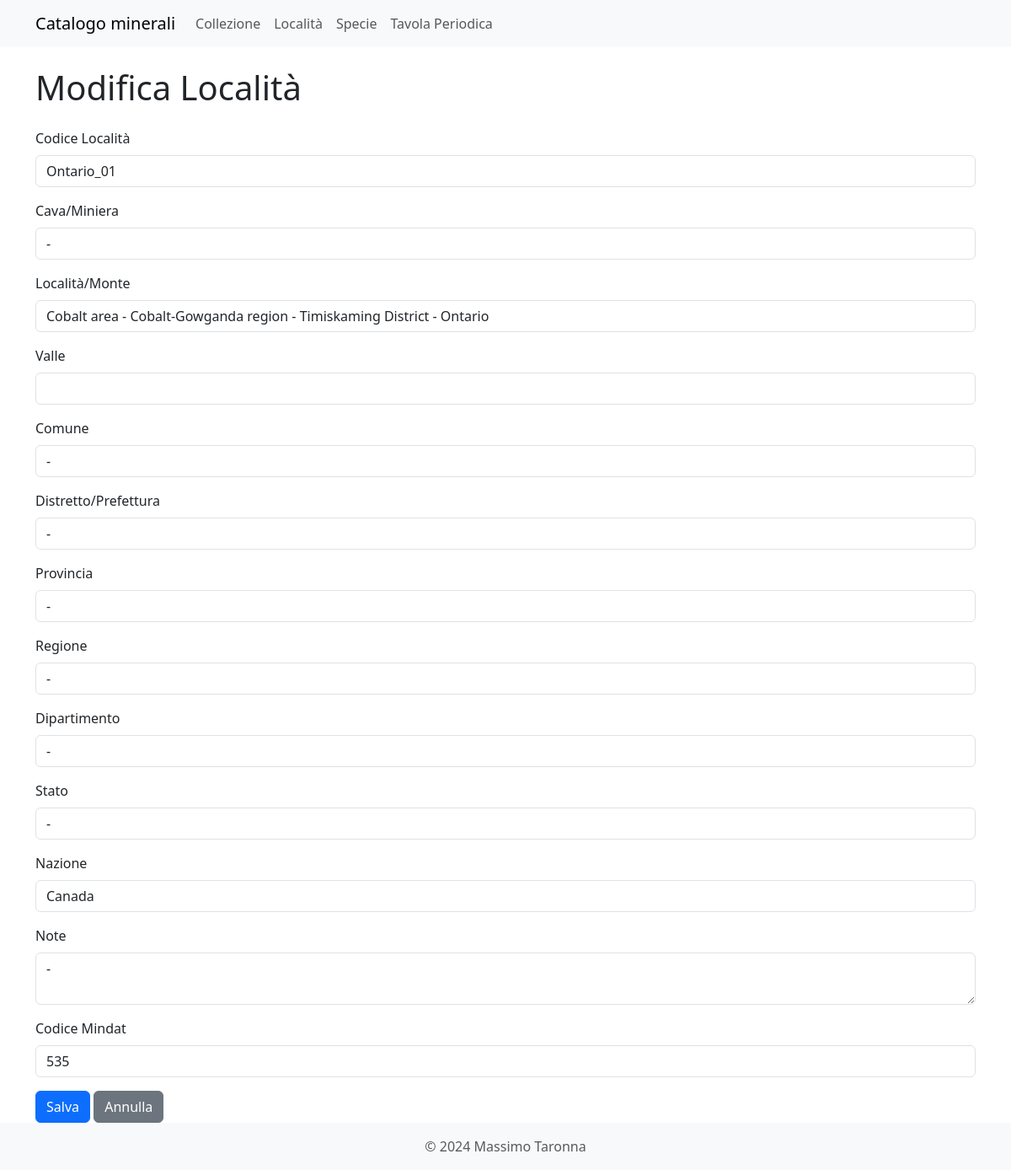
/localita/edit/26, run on an earlier commit of the app's database.
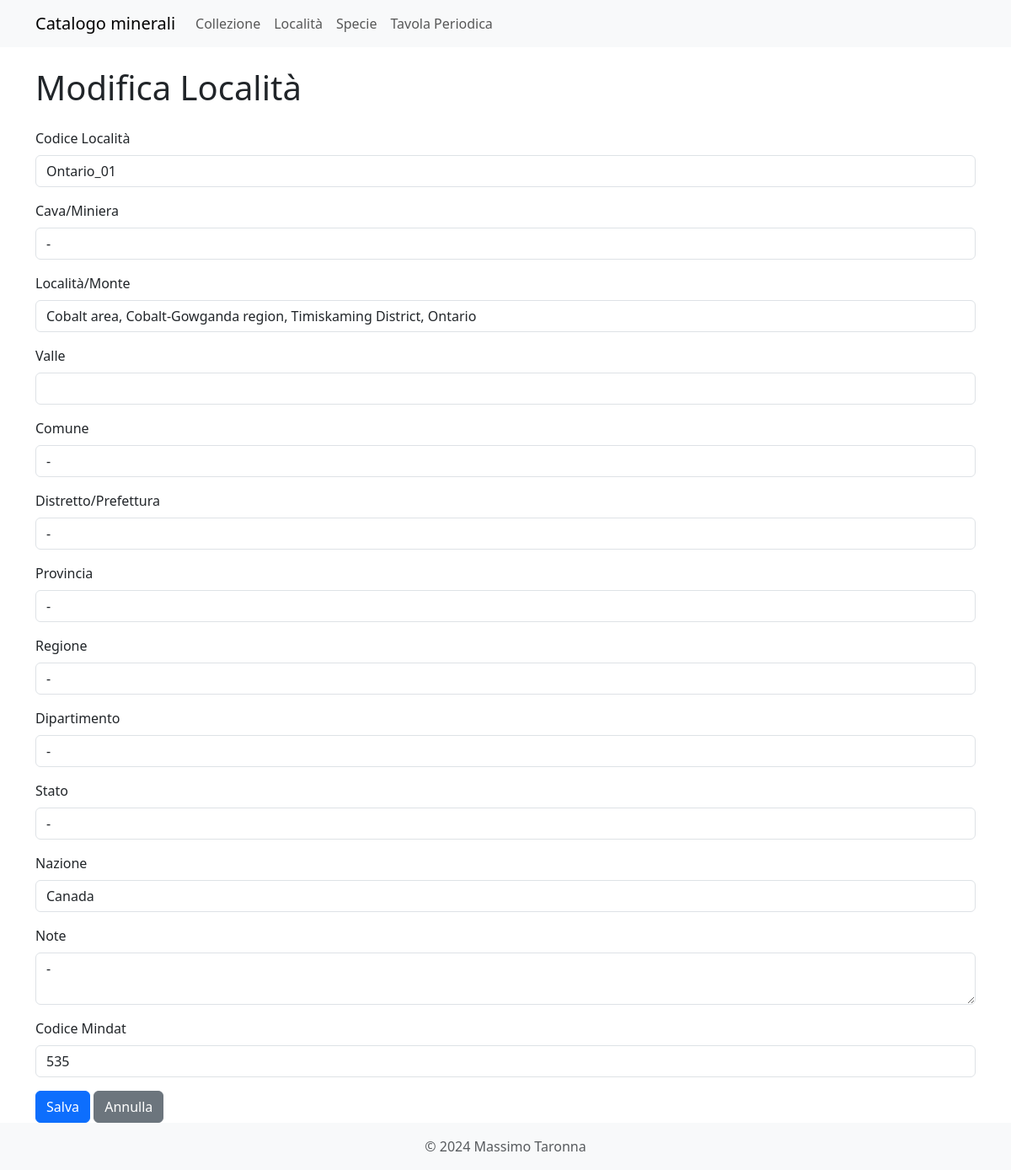
And on a later commit of the database.
### models.py (models this page shows)
class Localita(db.Model, SerializerMixin):
    id = db.Column(db.Integer, primary_key=True)
    cod_loc = db.Column(db.String(100), unique=True, nullable=False)
    cava_min = db.Column(db.String(255))
    loc_monte = db.Column(db.String(255))
    valle = db.Column(db.String(50))
    comune = db.Column(db.String(50))
    distr_pref = db.Column(db.String(50))
    provincia = db.Column(db.String(50))
    regione = db.Column(db.String(50))
    dipartimento = db.Column(db.String(50))
    stato = db.Column(db.String(50))
    nazione = db.Column(db.String(100))
    note = db.Column(db.Text)
    cod_mindat = db.Column(db.Integer)
    collezione = db.relationship('Collezione', backref='localita', lazy='dynamic')
    serialize_rules = ('-collezione',)

### app.py (the view, shortened to what this page needs)
@app.route('/localita/edit/<int:id>', methods=['GET', 'POST'])
def edit_localita(id):
    localita = Localita.query.get_or_404(id)
    form = LocalitaForm(obj=localita)
    return render_template('localita_form.html', form=form, title="Modifica Località")

### forms.py
class LocalitaForm(FlaskForm):
    id = HiddenField('ID')
    cod_loc = StringField('Codice Località', validators=[DataRequired()])
    cava_min = StringField('Cava/Miniera')
    loc_monte = StringField('Località/Monte')
    valle = StringField('Valle')
    comune = StringField('Comune')
    distr_pref = StringField('Distretto/Prefettura')
    provincia = StringField('Provincia')
    regione = StringField('Regione')
    dipartimento = StringField('Dipartimento')
    stato = StringField('Stato')
    nazione = StringField('Nazione')
    note = TextAreaField('Note')
    cod_mindat = IntegerField('Codice Mindat', validators=[Optional()])
    submit = SubmitField('Salva')

### app.py (called while the page is built)
@app.context_processor
def inject_specie_valide():
    specie_valide_count = db.session.query(func.count(func.distinct(Collezione.specie_id))).filter(Collezione.specie_id.isnot(None)).scalar()
    return {'specie_valide': specie_valide_count}

### templates/localita_form.html (shortened to what this page needs)
{% extends "base.html" %}
{% block content %}
<h1 class="mb-4">{{ title }}</h1>
<form method="POST" action="{{ url_for('new_localita') if form.id.data is none else url_for('edit_localita', id=form.id.data) }}">
    <div class="mb-3">
        {{ form.cod_loc.label(class="form-label") }}
        {{ form.cod_loc(class="form-control") }}
    </div>
    <div class="mb-3">
        {{ form.cava_min.label(class="form-label") }}
        {{ form.cava_min(class="form-control") }}
    </div>
    <div class="mb-3">
        {{ form.loc_monte.label(class="form-label") }}
        {{ form.loc_monte(class="form-control") }}
    </div>
    <div class="mb-3">
        {{ form.valle.label(class="form-label") }}
        {{ form.valle(class="form-control") }}
    </div>
    <div class="mb-3">
        {{ form.comune.label(class="form-label") }}
        {{ form.comune(class="form-control") }}
    </div>
    <div class="mb-3">
        {{ form.distr_pref.label(class="form-label") }}
        {{ form.distr_pref(class="form-control") }}
    </div>
    <div class="mb-3">
        {{ form.provincia.label(class="form-label") }}
        {{ form.provincia(class="form-control") }}
    </div>
    <div class="mb-3">
        {{ form.regione.label(class="form-label") }}
        {{ form.regione(class="form-control") }}
    </div>
    <div class="mb-3">
        {{ form.dipartimento.label(class="form-label") }}
        {{ form.dipartimento(class="form-control") }}
    </div>
    <div class="mb-3">
        {{ form.stato.label(class="form-label") }}
        {{ form.stato(class="form-control") }}
    </div>
    <div class="mb-3">
        {{ form.nazione.label(class="form-label") }}
        {{ form.nazione(class="form-control") }}
    </div>
    <div class="mb-3">
        {{ form.note.label(class="form-label") }}
        {{ form.note(class="form-control") }}
    </div>
    <div class="mb-3">
        {{ form.cod_mindat.label(class="form-label") }}
        {{ form.cod_mindat(class="form-control") }}
    </div>
    {{ form.submit(class="btn btn-primary") }}
    <a href="{{ url_for('localita') }}" class="btn btn-secondary">Annulla</a>
</form>
{% endblock %}

What changed in the data, as far as the page shows it:
changed Localita "Ontario_01": loc_monte "Cobalt area - Cobalt-Gowganda region - Timiskaming District - Ontario" → "Cobalt area, Cobalt-Gowganda region, Timiskaming District, Ontario"
